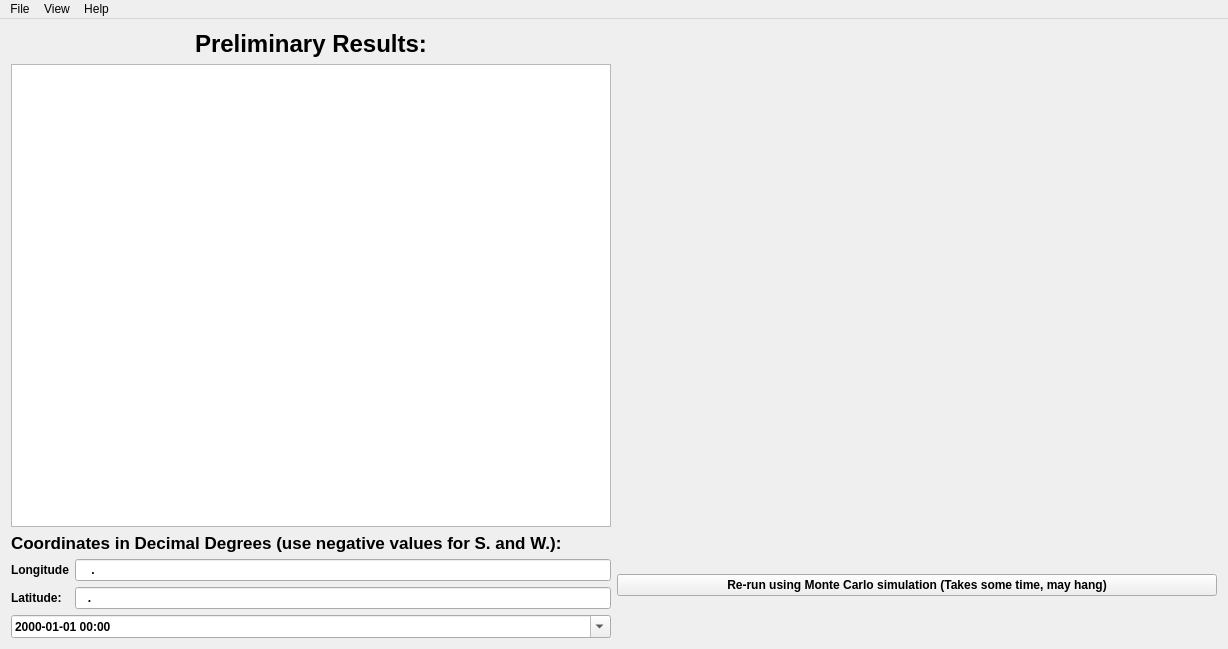
<?xml version="1.0" encoding="UTF-8"?>
<ui version="4.0">
 <class>MainWindow</class>
 <widget class="QMainWindow" name="MainWindow">
  <property name="geometry">
   <rect>
    <x>0</x>
    <y>0</y>
    <width>1228</width>
    <height>649</height>
   </rect>
  </property>
  <property name="sizePolicy">
   <sizepolicy hsizetype="Expanding" vsizetype="Expanding">
    <horstretch>0</horstretch>
    <verstretch>0</verstretch>
   </sizepolicy>
  </property>
  <property name="minimumSize">
   <size>
    <width>512</width>
    <height>300</height>
   </size>
  </property>
  <property name="windowTitle">
   <string>Depth to Water for Water4</string>
  </property>
  <widget class="QWidget" name="centralWidget">
   <property name="sizePolicy">
    <sizepolicy hsizetype="Expanding" vsizetype="Expanding">
     <horstretch>0</horstretch>
     <verstretch>0</verstretch>
    </sizepolicy>
   </property>
   <property name="font">
    <font>
     <weight>75</weight>
     <bold>true</bold>
    </font>
   </property>
   <layout class="QGridLayout" name="gridLayout_3">
    <item row="0" column="0">
     <layout class="QVBoxLayout" name="verticalLayout_2">
      <item alignment="Qt::AlignHCenter">
       <widget class="QLabel" name="label_4">
        <property name="font">
         <font>
          <pointsize>18</pointsize>
         </font>
        </property>
        <property name="text">
         <string>Preliminary Results:</string>
        </property>
       </widget>
      </item>
      <item>
       <widget class="QTableView" name="LayersTableView">
        <property name="enabled">
         <bool>true</bool>
        </property>
        <property name="minimumSize">
         <size>
          <width>100</width>
          <height>100</height>
         </size>
        </property>
        <property name="font">
         <font>
          <weight>75</weight>
          <bold>true</bold>
         </font>
        </property>
        <property name="mouseTracking">
         <bool>true</bool>
        </property>
        <property name="showGrid">
         <bool>true</bool>
        </property>
        <property name="wordWrap">
         <bool>false</bool>
        </property>
       </widget>
      </item>
     </layout>
    </item>
    <item row="0" column="1">
     <layout class="QVBoxLayout" name="mplvl">
      <item>
       <widget class="QWidget" name="widget" native="true">
        <property name="sizePolicy">
         <sizepolicy hsizetype="Expanding" vsizetype="Expanding">
          <horstretch>0</horstretch>
          <verstretch>0</verstretch>
         </sizepolicy>
        </property>
       </widget>
      </item>
     </layout>
    </item>
    <item row="1" column="0">
     <layout class="QGridLayout" name="gridLayout">
      <item row="0" column="0" colspan="2">
       <widget class="QLabel" name="label">
        <property name="sizePolicy">
         <sizepolicy hsizetype="Expanding" vsizetype="Fixed">
          <horstretch>0</horstretch>
          <verstretch>0</verstretch>
         </sizepolicy>
        </property>
        <property name="font">
         <font>
          <pointsize>13</pointsize>
         </font>
        </property>
        <property name="toolTip">
         <string>Use a negative sign (-) for coordinates that are South or West</string>
        </property>
        <property name="text">
         <string>Coordinates in Decimal Degrees (use negative values for S. and W.):</string>
        </property>
       </widget>
      </item>
      <item row="1" column="0">
       <widget class="QLabel" name="label_2">
        <property name="text">
         <string>Longitude</string>
        </property>
       </widget>
      </item>
      <item row="1" column="1">
       <widget class="QLineEdit" name="longitudeLineEdit">
        <property name="toolTip">
         <string>Enter longitude (- sign for West)</string>
        </property>
        <property name="inputMask">
         <string>#000.00000</string>
        </property>
       </widget>
      </item>
      <item row="2" column="0">
       <widget class="QLabel" name="label_3">
        <property name="text">
         <string>Latitude:</string>
        </property>
       </widget>
      </item>
      <item row="2" column="1">
       <widget class="QLineEdit" name="latitudeLineEdit">
        <property name="toolTip">
         <string>Enter latitude (- sign for South)</string>
        </property>
        <property name="inputMask">
         <string>#00.00000</string>
        </property>
       </widget>
      </item>
      <item row="3" column="0" colspan="2">
       <widget class="QDateTimeEdit" name="dateTimeEdit">
        <property name="sizePolicy">
         <sizepolicy hsizetype="Expanding" vsizetype="Fixed">
          <horstretch>0</horstretch>
          <verstretch>0</verstretch>
         </sizepolicy>
        </property>
        <property name="toolTip">
         <string>Enter current time and date if incorrect</string>
        </property>
        <property name="dateTime">
         <datetime>
          <hour>0</hour>
          <minute>0</minute>
          <second>0</second>
          <year>2000</year>
          <month>1</month>
          <day>1</day>
         </datetime>
        </property>
        <property name="displayFormat">
         <string>yyyy-MM-dd hh:mm </string>
        </property>
        <property name="calendarPopup">
         <bool>true</bool>
        </property>
        <property name="currentSectionIndex">
         <number>0</number>
        </property>
       </widget>
      </item>
     </layout>
    </item>
    <item row="1" column="1">
     <layout class="QGridLayout" name="gridLayout_2">
      <item row="0" column="0">
       <widget class="QPushButton" name="rerunMontecarlo">
        <property name="sizePolicy">
         <sizepolicy hsizetype="Expanding" vsizetype="Fixed">
          <horstretch>0</horstretch>
          <verstretch>0</verstretch>
         </sizepolicy>
        </property>
        <property name="toolTip">
         <string>Rerun the analysis after fine tuning some parameters</string>
        </property>
        <property name="text">
         <string>Re-run using Monte Carlo simulation (Takes some time, may hang)</string>
        </property>
       </widget>
      </item>
     </layout>
    </item>
   </layout>
  </widget>
  <widget class="QMenuBar" name="menuBar">
   <property name="geometry">
    <rect>
     <x>0</x>
     <y>0</y>
     <width>1228</width>
     <height>22</height>
    </rect>
   </property>
   <property name="sizePolicy">
    <sizepolicy hsizetype="Expanding" vsizetype="Minimum">
     <horstretch>0</horstretch>
     <verstretch>0</verstretch>
    </sizepolicy>
   </property>
   <widget class="QMenu" name="menuFile">
    <property name="title">
     <string>File</string>
    </property>
    <addaction name="actionNew"/>
    <addaction name="separator"/>
    <addaction name="actionSave_as_CSV"/>
    <addaction name="separator"/>
    <addaction name="actionSave_table_as_csv"/>
    <addaction name="actionSave_plot_as_png"/>
    <addaction name="separator"/>
    <addaction name="actionExit_2"/>
   </widget>
   <widget class="QMenu" name="menuView">
    <property name="title">
     <string>View</string>
    </property>
    <addaction name="actionOne_Window"/>
    <addaction name="actionMulti_Windows"/>
   </widget>
   <widget class="QMenu" name="menuHelp">
    <property name="title">
     <string>Help</string>
    </property>
    <addaction name="actionWebsite"/>
    <addaction name="actionAbout"/>
   </widget>
   <addaction name="menuFile"/>
   <addaction name="menuView"/>
   <addaction name="menuHelp"/>
  </widget>
  <action name="actionFiles">
   <property name="text">
    <string>Files</string>
   </property>
  </action>
  <action name="actionNew">
   <property name="checkable">
    <bool>true</bool>
   </property>
   <property name="checked">
    <bool>true</bool>
   </property>
   <property name="text">
    <string>New</string>
   </property>
  </action>
  <action name="actionSave">
   <property name="text">
    <string>Save</string>
   </property>
  </action>
  <action name="actionExit">
   <property name="text">
    <string>Exit</string>
   </property>
  </action>
  <action name="actionOne_Window">
   <property name="text">
    <string>One Window</string>
   </property>
  </action>
  <action name="actionMulti_Windows">
   <property name="text">
    <string>Multi Windows</string>
   </property>
  </action>
  <action name="actionWebsite">
   <property name="text">
    <string>Website</string>
   </property>
  </action>
  <action name="actionAbout">
   <property name="text">
    <string>About</string>
   </property>
  </action>
  <action name="actionSave_as_CSV">
   <property name="text">
    <string>Save project</string>
   </property>
  </action>
  <action name="actionSave_as_docx">
   <property name="text">
    <string>Save table as .csv</string>
   </property>
  </action>
  <action name="actionSave_table_as_csv">
   <property name="text">
    <string>Save table as .csv</string>
   </property>
  </action>
  <action name="actionSave_table_as_xlsx">
   <property name="text">
    <string>Save table as .xlsx</string>
   </property>
  </action>
  <action name="actionSave_plot_as_png">
   <property name="text">
    <string>Save plot as .png</string>
   </property>
  </action>
  <action name="actionExit_2">
   <property name="text">
    <string>Exit</string>
   </property>
  </action>
 </widget>
 <layoutdefault spacing="6" margin="11"/>
 <resources/>
 <connections/>
</ui>
